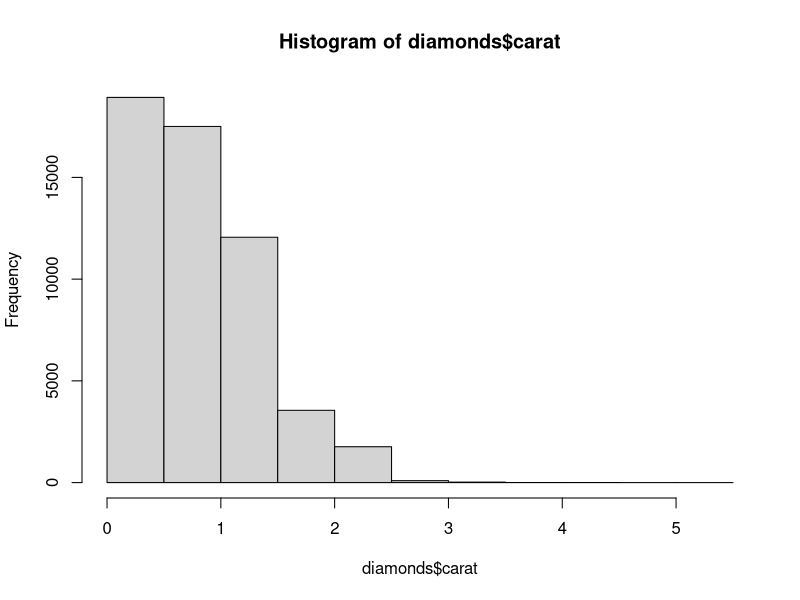
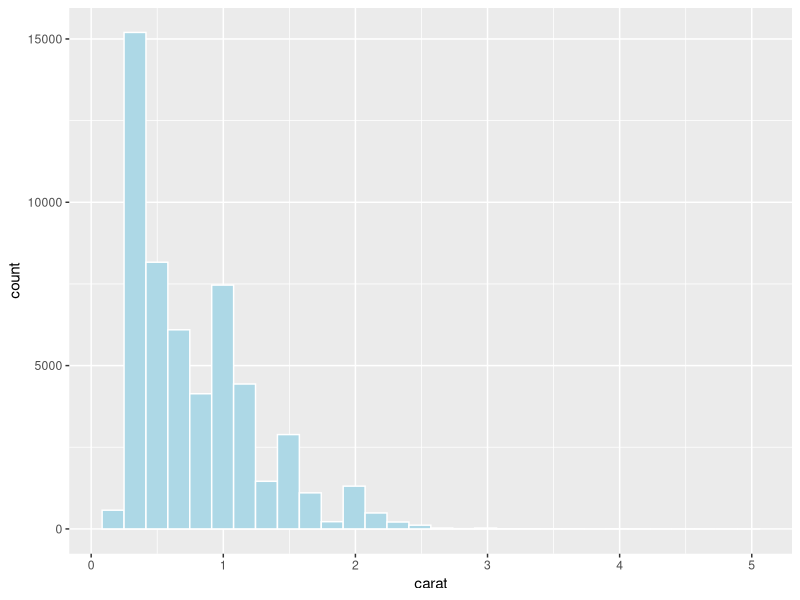
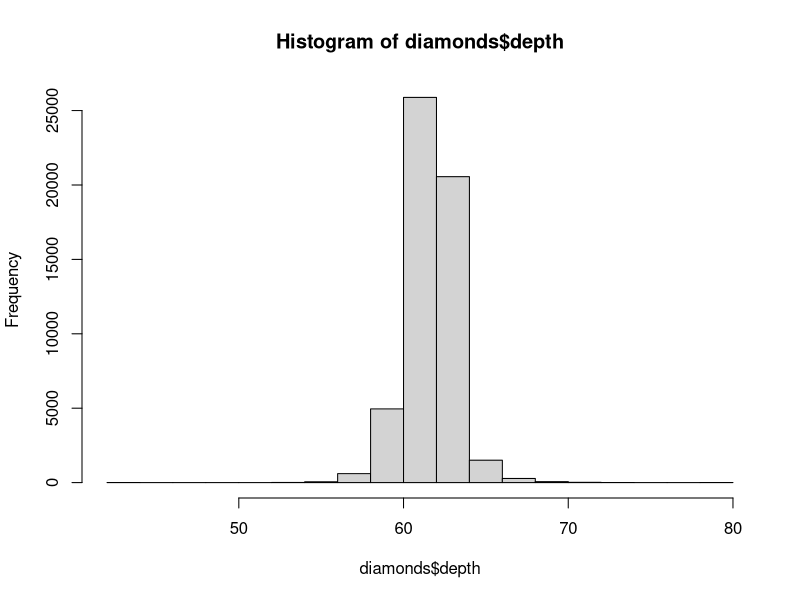
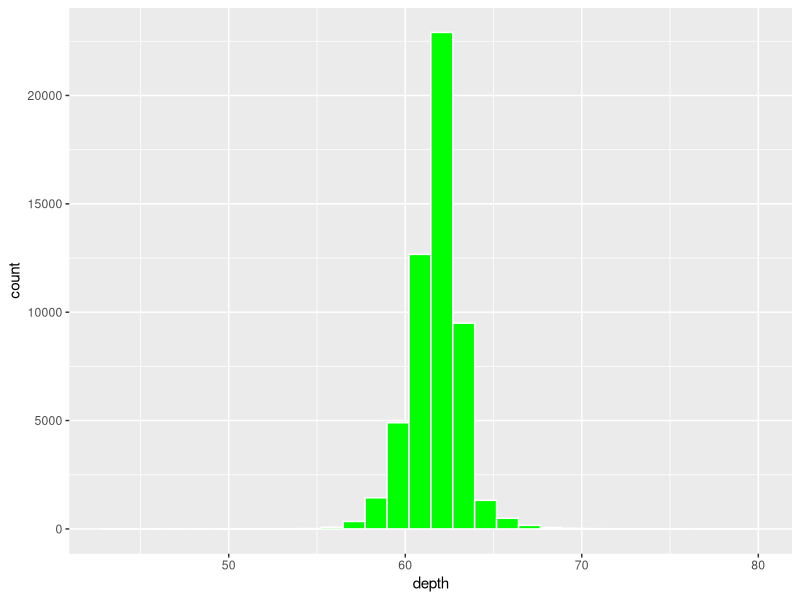
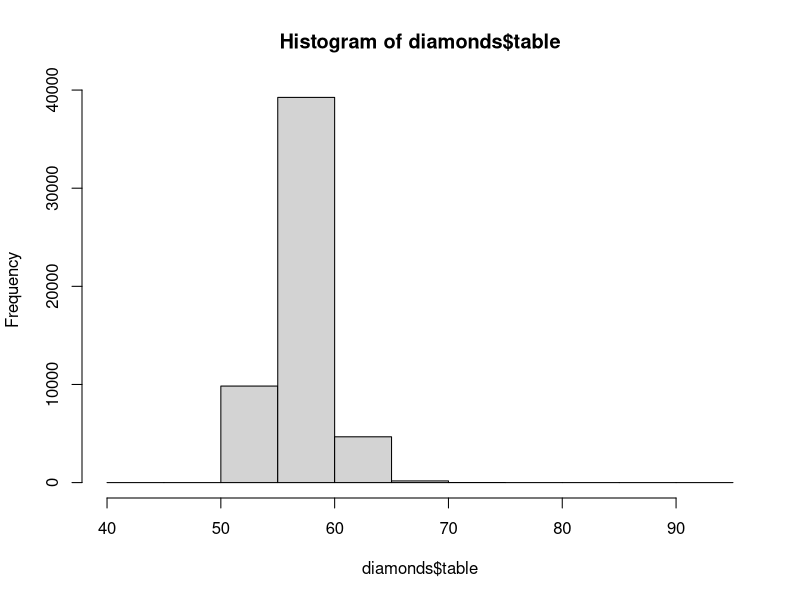
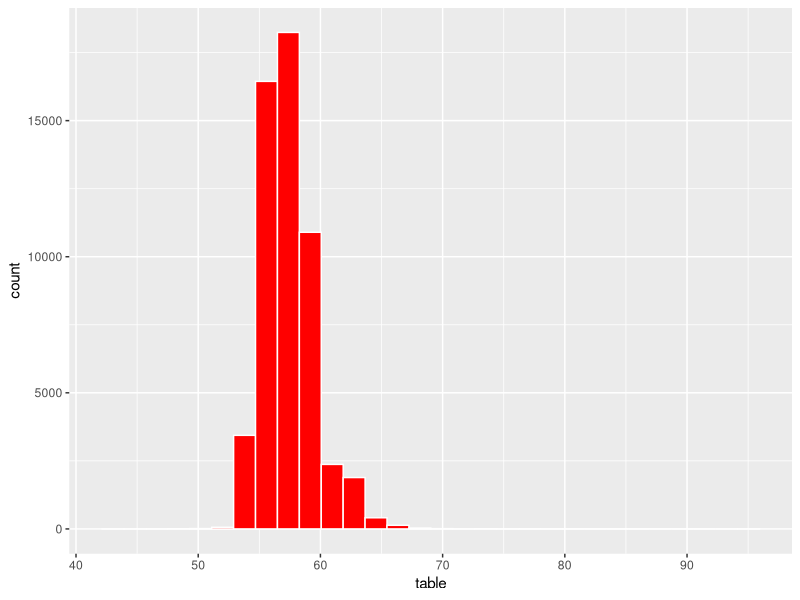
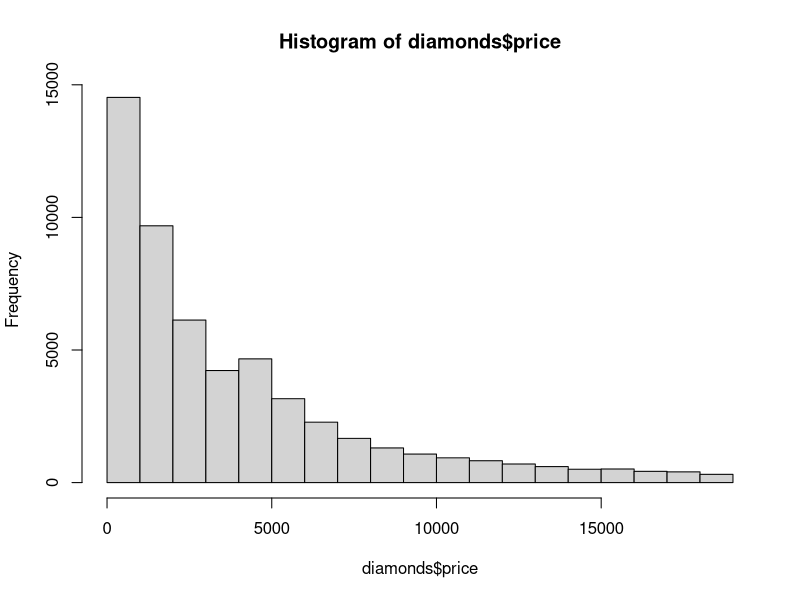
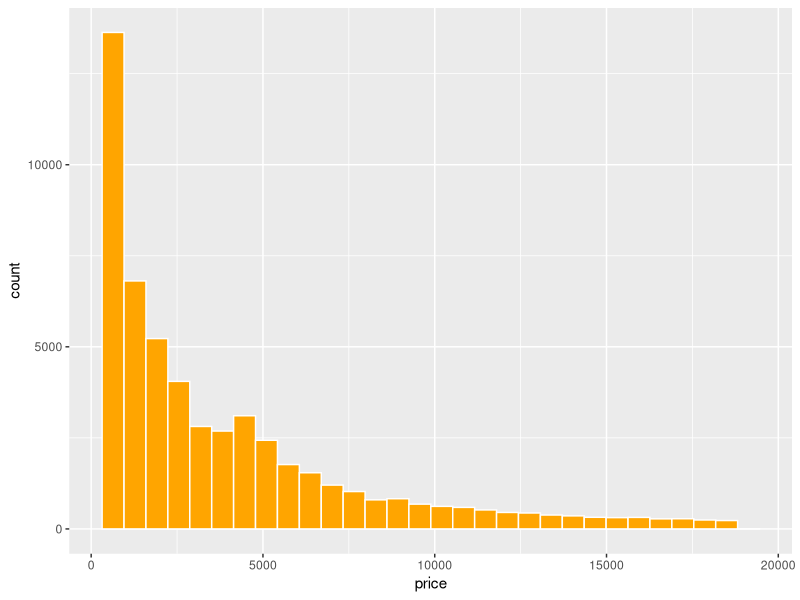

These charts were generated, in order, by the following R code:
## ---- chunk 1
#install.packages("readr", dependencies = TRUE)
library(readr) 
#install.packages("data.table", dependencies = TRUE)
#library(data.table)
#install.packages("knitr", dependencies = TRUE)
library(knitr)
#install.packages("tinytex")
#tinytex::install_tinytex()
#install.packages("ggplot2", dependencies = TRUE)
#install.packages("dplyr", dependencies = TRUE)
library(dplyr) 
#install.packages("tidyr", dependencies = TRUE)
library(tidyr)
## ---- chunk 2
knitr::opts_chunk$set(echo = TRUE)
## ---- chunk 3
library(ggplot2)
diamantes <- data(diamonds)
## ---- chunk 4
dim(diamonds)
## ---- chunk 5
View (diamonds)
## ---- chunk 6
typeof(diamonds$price)
typeof(diamonds$carat)
typeof(diamonds$cut)
typeof(diamonds$color)
typeof(diamonds$clarity)
typeof(diamonds$depth)
typeof(diamonds$table)
typeof(diamonds$x)
typeof(diamonds$y)
typeof(diamonds$z)
## ---- chunk 7
str(diamonds)
## ---- chunk 8
View(diamonds)
## ---- chunk 9
head(diamonds,5)
## ---- chunk 10
tail(diamonds,10)
## ---- chunk 11
summary(diamonds)
## ---- chunk 12
#install.packages("skimr")
library(skimr)
skim(diamonds)
#O comando skim é interessante, porque além do sumário numérico, também temos um pequeno histograma para vermos a distribuição dos dados.  
# Vamos analisar as variáveis contínuas (numéricas) através dos histogramas. 
## ---- chunk 13
hist(diamonds$carat)
ggplot(diamonds, aes(x = carat)) + geom_histogram(bins=30, color = "white", fill = "lightblue")
## ---- chunk 14
hist(diamonds$depth)
ggplot(diamonds, aes(x = depth)) + geom_histogram(bins=30, color = "white", fill = "green")
## ---- chunk 15
hist(diamonds$table)
ggplot(diamonds, aes(x = table)) + geom_histogram(bins = 30, color = "white", fill = "red")
## ---- chunk 16
hist(diamonds$price)
ggplot(diamonds, aes(x = price)) + geom_histogram(bins = 30, color = "white", fill = "orange")
## ---- chunk 17
hist(diamonds$x)
ggplot(diamonds, aes(x = x)) + geom_histogram(bins=30, color = "white", fill = "purple")
## ---- chunk 18
hist(diamonds$y)
ggplot(diamonds, aes(x = y)) + geom_histogram(bins=30, color = "white", fill = "blue")
## ---- chunk 19
hist(diamonds$z)
ggplot(diamonds, aes(x = z)) + geom_histogram(bins = 30, color = "white", fill = "red")
## ---- chunk 20
#Boxplot para variáveis numéricas (devido a separação dos quartis)
ggplot(data = diamonds, mapping = aes(x = cut, y = price, fill =cut)) + geom_boxplot(outlier.color = "red")
#xlab("Qualidade do corte") + ylab("Preço(Dólares americanos)")
ggplot(data = diamonds, mapping = aes(x = color, y = price, fill =color)) + geom_boxplot(outlier.color = "red")
#xlab("Cor") + ylab("Preço(Dólares americanos)")
ggplot(data = diamonds, mapping = aes(x = clarity, y = price, fill =clarity)) + geom_boxplot(outlier.color = "red")
#xlab("Quão claro é o diamante") + ylab("Preço(Dólares americanos)")
## ---- chunk 21
ggplot(data = diamonds, mapping = aes(x = cut, y = carat, fill =cut )) + geom_boxplot(outlier.color = "red")
ggplot(data = diamonds, mapping = aes(x = color, y = carat, fill =color )) + geom_boxplot(outlier.color = "red")
ggplot(data = diamonds, mapping = aes(x = clarity, y = carat, fill =clarity )) + geom_boxplot(outlier.color = "red")
## ---- chunk 22
ggplot(data = diamonds, mapping = aes(x = cut, y =depth , fill =cut )) + geom_boxplot(outlier.color = "red")
ggplot(data = diamonds, mapping = aes(x = color, y =depth , fill =color )) + geom_boxplot(outlier.color = "red")
ggplot(data = diamonds, mapping = aes(x = clarity, y =depth , fill =clarity )) + geom_boxplot(outlier.color = "red")
## ---- chunk 23
ggplot(data = diamonds, mapping = aes(x = cut, y =table , fill =cut )) + geom_boxplot(outlier.color = "red")
ggplot(data = diamonds, mapping = aes(x = color, y =table , fill =color )) + geom_boxplot(outlier.color = "red")
ggplot(data = diamonds, mapping = aes(x = clarity, y =table , fill =clarity )) + geom_boxplot(outlier.color = "red")
## ---- chunk 24
ggplot(data = diamonds, mapping = aes(x = cut, y =z , fill =cut )) + geom_boxplot(outlier.color = "red")
ggplot(data = diamonds, mapping = aes(x = color, y =z , fill =color )) + geom_boxplot(outlier.color = "red")
ggplot(data = diamonds, mapping = aes(x = clarity, y =z , fill =clarity )) + geom_boxplot(outlier.color = "red")
## ---- chunk 25
ggplot(data = diamonds, mapping = aes(x = cut, y =x , fill =cut )) + geom_boxplot(outlier.color = "red")
ggplot(data = diamonds, mapping = aes(x = color, y =x , fill =color )) + geom_boxplot(outlier.color = "red")
ggplot(data = diamonds, mapping = aes(x = clarity, y =x , fill =clarity )) + geom_boxplot(outlier.color = "red")
## ---- chunk 26
ggplot(data = diamonds, mapping = aes(x = cut, y =y , fill =cut )) + geom_boxplot(outlier.color = "red")
ggplot(data = diamonds, mapping = aes(x = color, y =y , fill =color )) + geom_boxplot(outlier.color = "red")
ggplot(data = diamonds, mapping = aes(x = clarity, y =y , fill =clarity )) + geom_boxplot(outlier.color = "red")
## ---- chunk 27
ggplot(diamonds, aes(y = price, x = cut)) + geom_bar(stat = "identity", fill = "tomato")
ggplot(diamonds, aes(y = price, x = color)) + geom_bar(stat = "identity", fill = "blue")
ggplot(diamonds, aes(y = price, x = clarity)) + geom_bar(stat = "identity", fill = "yellow")
## ---- chunk 28
ggplot(diamonds, aes(x=price, y=carat)) + geom_point(color="yellow")
ggplot(diamonds, aes(x=price, y=y)) + geom_point(color="blue")
ggplot(diamonds, aes(x=price, y=z)) + geom_point(color="green")
ggplot(diamonds, aes(x=price, y=x)) + geom_point(color="purple")
ggplot(diamonds, aes(x=price, y=depth)) + geom_point(color="orange")
## ---- chunk 29
#preço x peso x corte
ggplot (diamonds, aes (x = price, y = carat)) + geom_point (aes (color = factor (cut)))
#preço x comprimento x cor
ggplot (diamonds, aes (x = price, y = x)) + geom_point (aes (color = factor (color)))
#preço x largura x "transparencia ou claridade"
ggplot (diamonds, aes (x = price, y = table)) + geom_point (aes (color = factor (clarity)))
